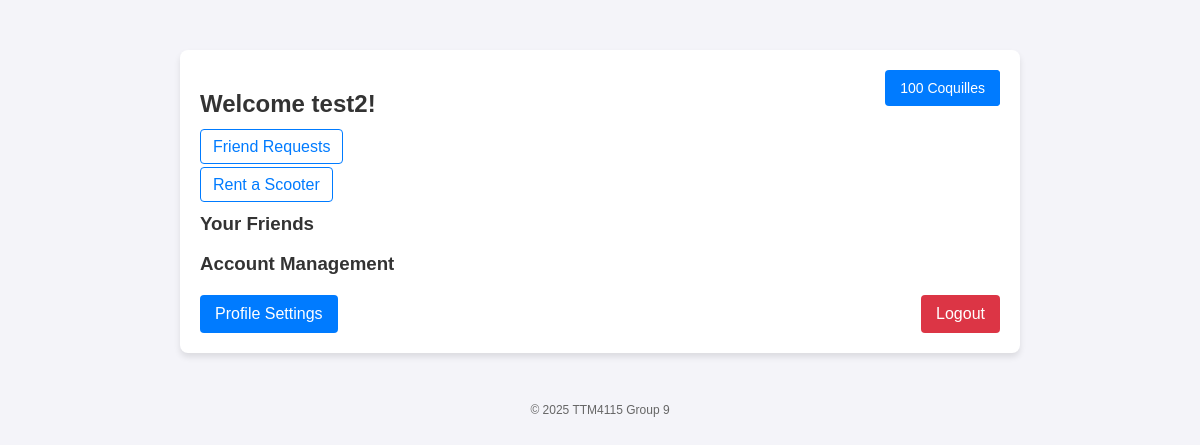
Before: /dashboard (signed in) with the older database file.
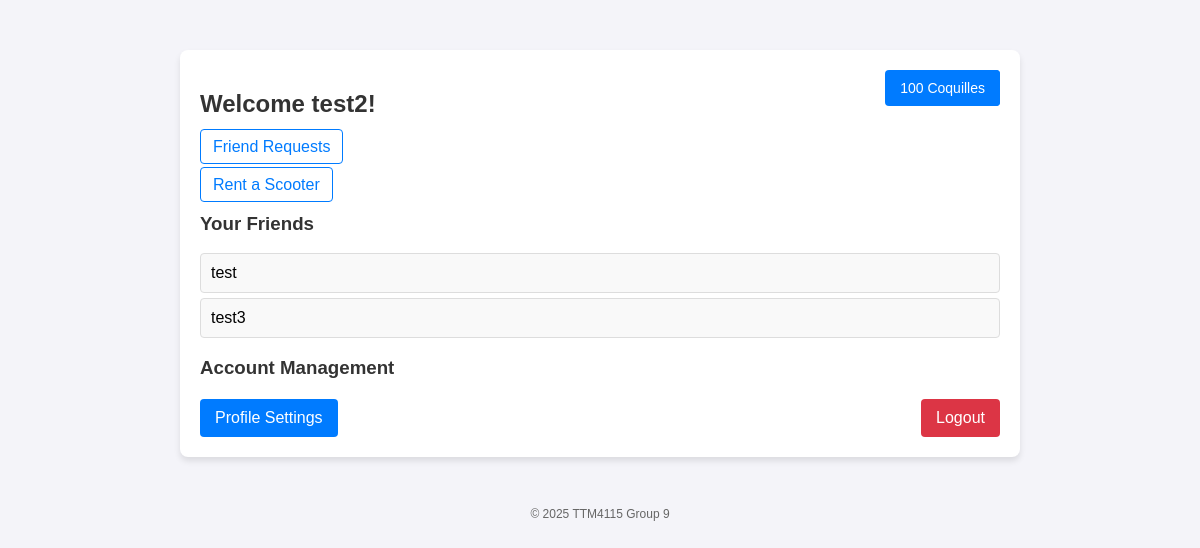
After: the same page with the newer database file.
### tables this page shows
CREATE TABLE users (
        id INTEGER PRIMARY KEY AUTOINCREMENT,
        username TEXT UNIQUE NOT NULL,
        email TEXT UNIQUE NOT NULL,
        password TEXT NOT NULL,
        tokens INTEGER DEFAULT 100,
        rating INTEGER DEFAULT 8
    );

### app.py (the view)
@app.route('/dashboard')
def dashboard():
    if 'user_id' not in session:
        return redirect(url_for('login'))
    user_id = session['user_id']
    user = database_manager.get_user_by_id(user_id)
    if not user:
        return redirect(url_for('login'))
    friends = database_manager.get_friends(user_id)
    return render_template('dashboard.html', friends=friends, user=user)

### database_manager.py (called while the page is built)
def get_user_by_id(user_id):
    conn = sqlite3.connect("social_network.db")
    cursor = conn.cursor()
    cursor.execute("SELECT * FROM users WHERE id = ?", (user_id,))
    user_info = cursor.fetchone()
    conn.close()
    if user_info:
        return {
            'username': user_info[1],
            'email': user_info[2],
            'coquilles': user_info[4],
        }
    return None

def get_friends(user_id):
    conn = sqlite3.connect("social_network.db")
    cursor = conn.cursor()
    cursor.execute("""
    SELECT u.id, u.username, u.email
    FROM users u
    JOIN friends f ON (u.id = f.friend_id AND f.user_id = ? AND f.status = 'accepted')
                   OR (u.id = f.user_id AND f.friend_id = ? AND f.status = 'accepted')
    """, (user_id, user_id,))
    friends = cursor.fetchall()
    conn.close()
    return friends

### templates/dashboard.html (shortened to what this page needs)
<!DOCTYPE html>
<html lang="en">
<head>
    <link rel="stylesheet" href="../static/dashboard.css">
</head>
<body>
    <div class="container" style="position: relative;">
        <div class="token-display">
        </div>
        <div class="token-display">
            {{ user['coquilles'] }} Coquilles
        </div>
        <h2>Welcome {{ user["username"] }}!</h2>
        <nav>
            <ul style="display: flex; justify-content: space-between; gap: 20px; padding: 0;">
                <li><a href="/friend_request">Friend Requests</a></li>
                <li><a href="/rentScooter">Rent a Scooter</a></li>
            </ul>
        </nav>
        <h3>Your Friends</h3>
        <ul id="friend-list">
            {% for friend in friends %}
            <li class="friend">
                {{ friend[1] }}
            </li>
            {% endfor %}
        </ul>
        <h3>Account Management</h3>
        <div class="secondary-buttons">
            <a href="/updateProfile">Profile Settings</a>
            <a href="/logout" class="danger_buttons logout-link">Logout</a>
        </div>
    </div>
    <p class="footer-text">&copy; 2025 TTM4115 Group 9</p>
</body>
</html>

Changed rows visible on the page:
added users: username "test"
added users: username "test3"
